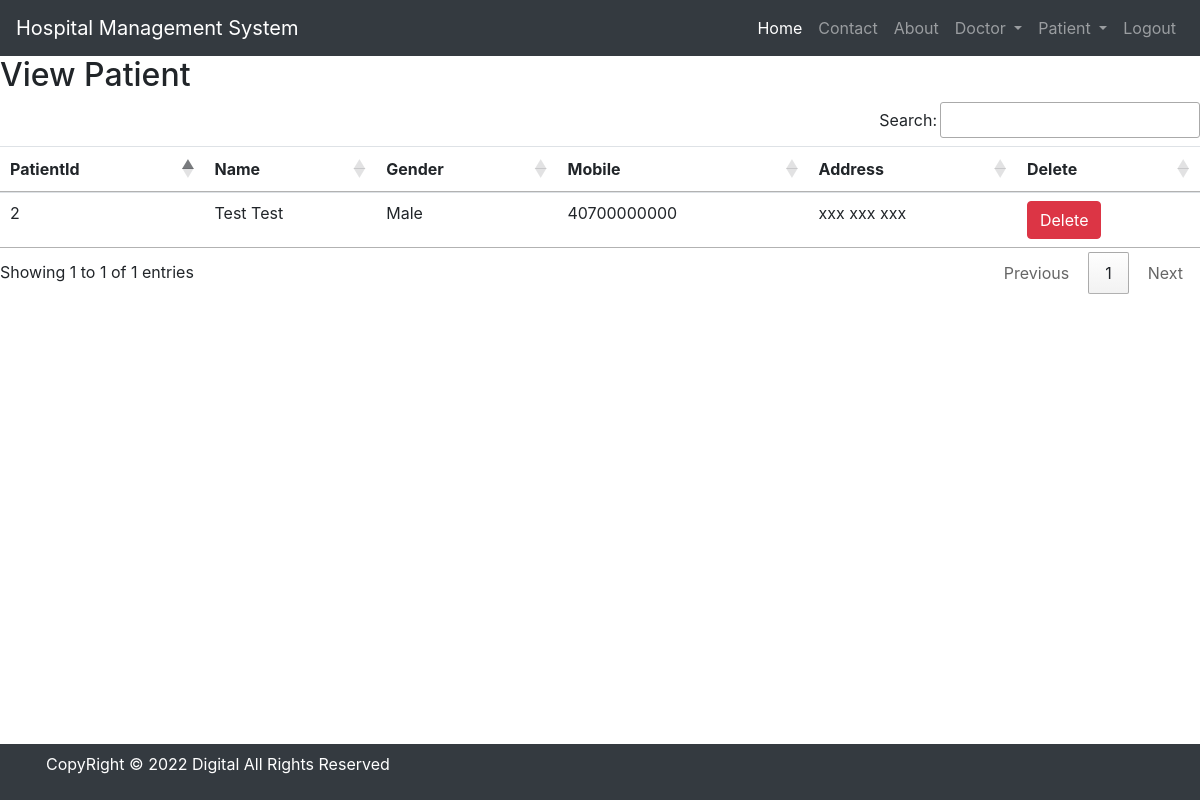
Page /view_patient/ (signed in) on the committed database.
### hospital/models.py (models this page shows)
class Patient(models.Model):
    name = models.CharField(max_length=50)
    gender = models.CharField(max_length=10)
    mobile = models.IntegerField(null=True)
    address = models.TextField()

### hospital/views.py (the view)
# urls.py: path('view_patient/', View_Patient, name='view_patient'),
def View_Patient(request):
    if not request.user.is_staff:
        return redirect('login')
    pat = Patient.objects.all()
    p = {'pat': pat}
    return render(request, 'view_patient.html', p)

### hospital/templates/view_patient.html
{% include 'base.html' %}
{% include 'navigation.html' %}
{% block content %}
<div>
    <h2>View Patient</h2>
    <table id="example" class="table table-hover">
        <thead>
            <tr>
                <th>PatientId</th>
                <th>Name</th>
                <th>Gender</th>
                <th>Mobile</th>
                <th>Address</th>
                <th>Delete</th>
            </tr>
        </thead>
        <tbody>
            {% for i in pat %}
            <tr>
                <td>{{i.id}}</td>
                <td>{{i.name}}</td>
                <td>{{i.gender}}</td>
                <td>{{i.mobile}}</td>
                <td>{{i.address}}</td>
                <td><a href="{% url 'delete_patient' i.id %}"
                    onclick="return confirm('Are you sure you want to delete?')" class="btn btn-danger">Delete</a>
                </td>
            </tr>
            {% endfor %}
        </tbody>
    </table>
</div>
{% endblock content %}
{% include 'footer.html' %}

### rows in the picture
Patient: id "2", name "Test Test", gender "Male", mobile "40700000000", address "xxx xxx xxx"
